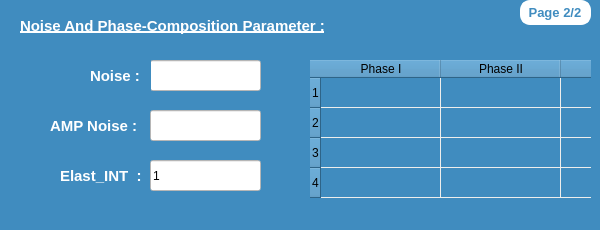
      <widget class="QWidget" name="page_12">
       <property name="styleSheet">
        <string notr="true">background-color: rgb(64, 140, 191);</string>
       </property>
       <widget class="QTableWidget" name="tableWidgetKKS">
        <property name="geometry">
         <rect>
          <x>310</x>
          <y>60</y>
          <width>281</width>
          <height>161</height>
         </rect>
        </property>
        <property name="styleSheet">
         <string notr="true">#tableWidgetKKS{
gridline-color: rgb(238, 238, 236);
border : none;
}

#tableWidgetKKS::item {
    color: white;
}</string>
        </property>
        <property name="horizontalScrollBarPolicy">
         <enum>Qt::ScrollBarAlwaysOff</enum>
        </property>
        <property name="rowCount">
         <number>4</number>
        </property>
        <attribute name="horizontalHeaderDefaultSectionSize">
         <number>120</number>
        </attribute>
        <row/>
        <row/>
        <row/>
        <row/>
        <column>
         <property name="text">
          <string> Phase I </string>
         </property>
        </column>
        <column>
         <property name="text">
          <string> Phase II </string>
         </property>
        </column>
        <column>
         <property name="text">
          <string>Ceq</string>
         </property>
        </column>
       </widget>
       <widget class="QLineEdit" name="noiseKKS">
        <property name="geometry">
         <rect>
          <x>150</x>
          <y>60</y>
          <width>111</width>
          <height>31</height>
         </rect>
        </property>
        <property name="styleSheet">
         <string notr="true">background-color: rgb(255, 255, 255);</string>
        </property>
        <property name="text">
         <string/>
        </property>
       </widget>
       <widget class="QLabel" name="label_87">
        <property name="geometry">
         <rect>
          <x>90</x>
          <y>60</y>
          <width>61</width>
          <height>31</height>
         </rect>
        </property>
        <property name="font">
         <font>
          <family>Ubuntu</family>
          <pointsize>11</pointsize>
          <weight>75</weight>
          <italic>false</italic>
          <bold>true</bold>
         </font>
        </property>
        <property name="styleSheet">
         <string notr="true">color : white;</string>
        </property>
        <property name="text">
         <string>Noise :</string>
        </property>
       </widget>
       <widget class="QLabel" name="label_88">
        <property name="geometry">
         <rect>
          <x>50</x>
          <y>110</y>
          <width>101</width>
          <height>31</height>
         </rect>
        </property>
        <property name="font">
         <font>
          <family>Ubuntu</family>
          <pointsize>11</pointsize>
          <weight>75</weight>
          <italic>false</italic>
          <bold>true</bold>
         </font>
        </property>
        <property name="styleSheet">
         <string notr="true">color : white;</string>
        </property>
        <property name="text">
         <string>AMP Noise :</string>
        </property>
       </widget>
       <widget class="QLabel" name="label_89">
        <property name="geometry">
         <rect>
          <x>20</x>
          <y>10</y>
          <width>321</width>
          <height>31</height>
         </rect>
        </property>
        <property name="font">
         <font>
          <family>Ubuntu</family>
          <pointsize>11</pointsize>
          <weight>75</weight>
          <italic>false</italic>
          <bold>true</bold>
          <underline>true</underline>
         </font>
        </property>
        <property name="styleSheet">
         <string notr="true">color: rgb(255, 255, 255);</string>
        </property>
        <property name="text">
         <string>Noise And Phase-Composition Parameter :</string>
        </property>
       </widget>
       <widget class="QLineEdit" name="ampNoiseKKS">
        <property name="geometry">
         <rect>
          <x>150</x>
          <y>110</y>
          <width>111</width>
          <height>31</height>
         </rect>
        </property>
        <property name="styleSheet">
         <string notr="true">background-color: rgb(255, 255, 255);</string>
        </property>
        <property name="text">
         <string/>
        </property>
       </widget>
       <widget class="QLabel" name="label_94">
        <property name="geometry">
         <rect>
          <x>60</x>
          <y>160</y>
          <width>91</width>
          <height>31</height>
         </rect>
        </property>
        <property name="font">
         <font>
          <family>Ubuntu</family>
          <pointsize>11</pointsize>
          <weight>75</weight>
          <italic>false</italic>
          <bold>true</bold>
         </font>
        </property>
        <property name="styleSheet">
         <string notr="true">color : white;</string>
        </property>
        <property name="text">
         <string>Elast_INT  :</string>
        </property>
       </widget>
       <widget class="QLabel" name="label_101">
        <property name="geometry">
         <rect>
          <x>520</x>
          <y>0</y>
          <width>71</width>
          <height>25</height>
         </rect>
        </property>
        <property name="font">
         <font>
          <family>Ubuntu</family>
          <pointsize>10</pointsize>
          <weight>75</weight>
          <bold>true</bold>
         </font>
        </property>
        <property name="styleSheet">
         <string notr="true">background-color: rgb(255, 255, 255);
border : 2px solid white;
border-radius :10px;
color :rgb(64, 140, 191);</string>
        </property>
        <property name="text">
         <string> Page 2/2</string>
        </property>
       </widget>
       <widget class="QLineEdit" name="elastIntKKS">
        <property name="geometry">
         <rect>
          <x>150</x>
          <y>160</y>
          <width>111</width>
          <height>31</height>
         </rect>
        </property>
        <property name="styleSheet">
         <string notr="true">background-color: rgb(255, 255, 255);</string>
        </property>
        <property name="text">
         <string>1</string>
        </property>
       </widget>
      </widget>
